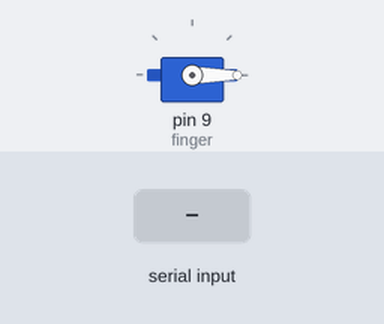
The sketch below on a simulated Arduino Uno, built with avr-gcc and run on an emulated ATmega328P. Parts: servo. The inputs (shaded band) are chosen by the test bench. What the sketch prints to the serial monitor is not drawn.

Above: at 1.2 s.
1.3 s: "A" received over Serial
At 2.5 s:
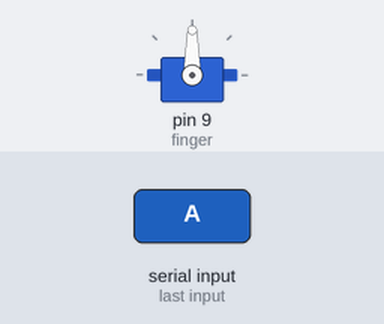
2.8 s: "B" received over Serial
At 3.4 s:
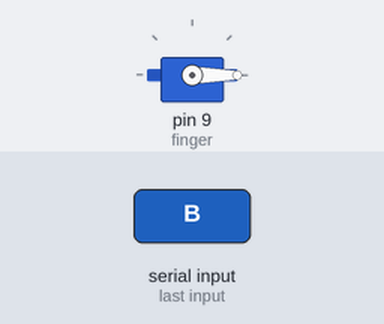
Timing chart, 0 to 5.8 s (numbered marks = the images above; inputs shaded):
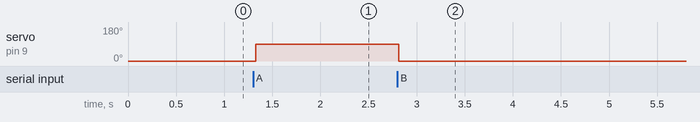

The sketch:

sketch_mar02a.ino
```cpp
// Example 2 - Receive with an end-marker
#include <Servo.h>
char incomingByte = 0;
int positionTarget = 0;
boolean newData = false;
Servo finger;
int inPin=7;
int servo_position=0;
int val=0;


void setup() {
  finger.attach(9);
  pinMode(inPin, INPUT);
    Serial.begin(9600);
    Serial.println("<Arduino is ready>");
}

void loop() {

    if (Serial.available() > 0) {
      incomingByte = Serial.read();
      Serial.println(incomingByte);
      Serial.println(Serial.available());
      if (incomingByte == 'A') {
        positionTarget = 90;
        Serial.println("Successful A");
      }
      else if (incomingByte == 'B') {
        positionTarget = 0;
      }
    }

    Serial.println(positionTarget);
    finger.write(positionTarget);


}
```

Measured:
- after the input at 1.3 s, servo on pin 9 (finger): 0° → 90° at once
- after the input at 2.8 s, servo on pin 9 (finger): 90° → 0° at once
